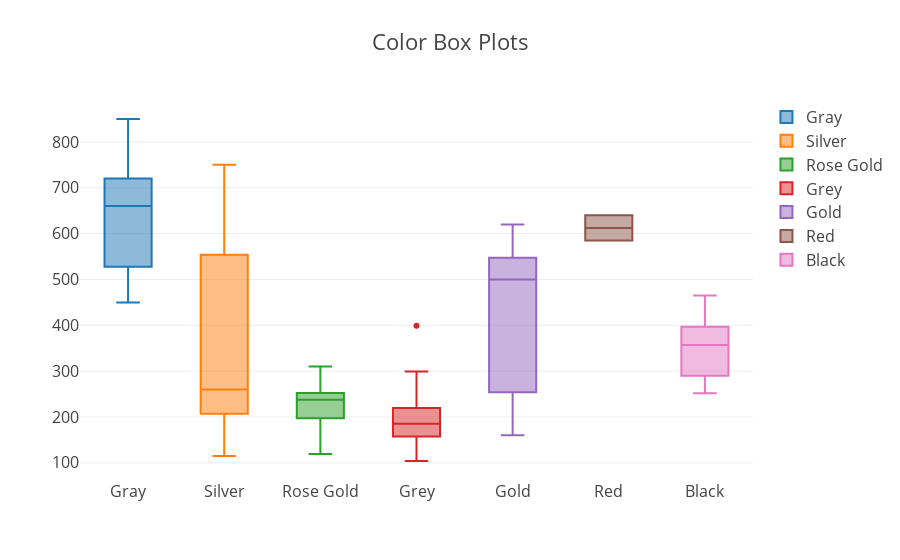

The cell this chart's notebook holds for it:
### Code cell
data_box_color = []
traces_colors, unique_colors = generate_traces(iphone_df,'Color')
i = 0
for trace in traces_colors:
    data_box_color.append(go.Box( y= trace,name=unique_colors[i]))
    i+=1
iplot({'data':data_box_color, 'layout':{'title': 'Color Box Plots',
                          'font': dict(size=16)}}, filename='basic-bar')

### Figure 1 — Plotly figure (JSON) as saved in the notebook; plotly's stock layout.template omitted (floating-point values rounded to 4 significant figures)
{"data": [{"name": "Gray", "type": "box", "uid": "3c4c22d8-c696-11e8-9146-6a000073fc60", "y": [690, 675, 660, 735, 695, 765, 850, 749, 750, 764, 750, 700, 660, 715, 680, 700, 640, 570, 535, 630, 560, 775, 550, 505, 490, 500, 465, 465, 465, 540, 539, 450, 479]}, {"name": "Silver", "type": "box", "uid": "3c4c2466-c696-11e8-878e-6a000073fc60", "y": [690, 750, 679, 670, 140, 210, 259, 115, 545, 515, 580, 490, 485, 310, 260, 230, 210, 223, 155, 198, 189]}, {"name": "Rose Gold", "type": "box", "uid": "3c4c2588-c696-11e8-b659-6a000073fc60", "y": [210, 210, 150, 119, 150, 275, 310, 230, 300, 240, 235, 249, 250, 249, 184, 255]}, {"name": "Grey", "type": "box", "uid": "3c4c2628-c696-11e8-9329-6a000073fc60", "y": [185, 189, 185, 149, 120, 145, 104, 155, 165, 104, 170, 220, 265, 299, 230, 218, 399, 210, 205, 185, 235, 175, 175, 190, 125, 220, 175]}, {"name": "Gold", "type": "box", "uid": "3c4c26be-c696-11e8-83d5-6a000073fc60", "y": [160, 530, 600, 620, 530, 515, 540, 500, 472, 570, 580, 270, 265, 250, 255, 190, 220]}, {"name": "Red", "type": "box", "uid": "3c4c2754-c696-11e8-8e5c-6a000073fc60", "y": [585, 640]}, {"name": "Black", "type": "box", "uid": "3c4c27e8-c696-11e8-8fce-6a000073fc60", "y": [330, 465, 399, 384, 395, 295, 252, 285]}], "layout": {"font": {"size": 16}, "title": "Color Box Plots"}}
